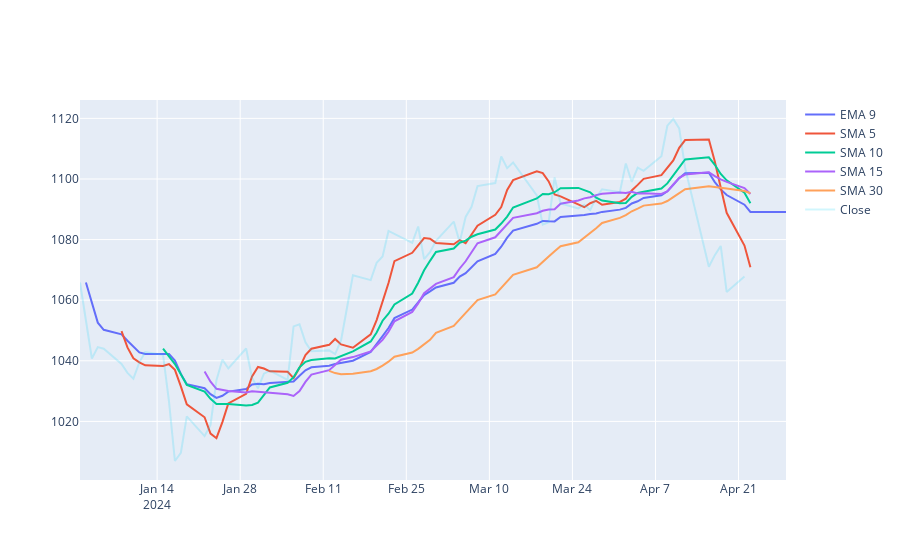

Notebook code for this chart:
### Code cell
df['EMA_9'] = df['Close'].ewm(9).mean().shift()
df['SMA_5'] = df['Close'].rolling(5).mean().shift()
df['SMA_10'] = df['Close'].rolling(10).mean().shift()
df['SMA_15'] = df['Close'].rolling(15).mean().shift()
df['SMA_30'] = df['Close'].rolling(30).mean().shift()

fig = go.Figure()
fig.add_trace(go.Scatter(x=df.index, y=df.EMA_9, name='EMA 9'))
fig.add_trace(go.Scatter(x=df.index, y=df.SMA_5, name='SMA 5'))
fig.add_trace(go.Scatter(x=df.index, y=df.SMA_10, name='SMA 10'))
fig.add_trace(go.Scatter(x=df.index, y=df.SMA_15, name='SMA 15'))
fig.add_trace(go.Scatter(x=df.index, y=df.SMA_30, name='SMA 30'))
fig.add_trace(go.Scatter(x=df.index, y=df.Close, name='Close', opacity=0.2))
fig.show()
